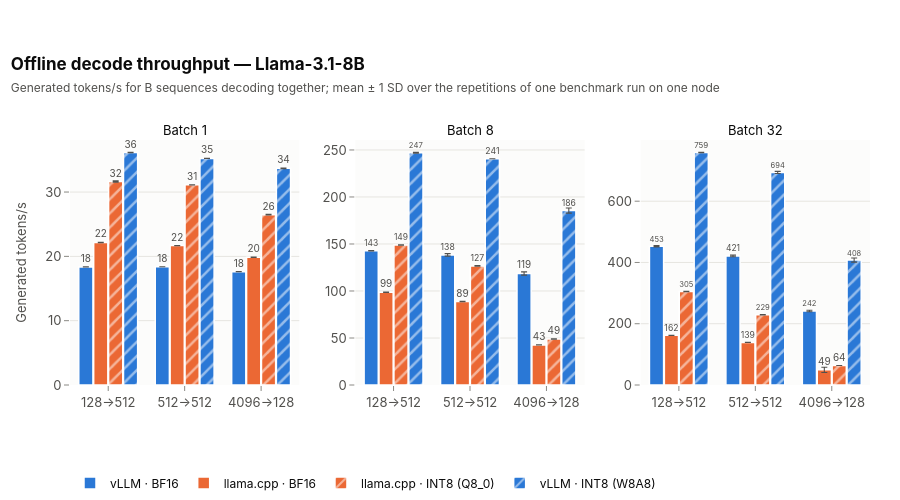

The code cell stored with this chart in its notebook:
### Markdown cell above
**Interpretation.** vLLM prefills several times faster than llama.cpp at BF16 at every batch size, and neither
engine's prefill rate grows much with batch because prefill is already a large GEMM. This is consistent with
vLLM executing its BF16 GEMMs (and attention) on AMX tiles while llama.cpp's BF16 path has no AMX kernel and runs
on AVX-512-BF16. llama.cpp INT8 recovers part of the gap because its Q8_0 GEMMs with ≥ 2 rows do use AMX-INT8.
In the INT8 pair, where both engines have an AMX-INT8 GEMM path, vLLM still prefills several times faster, so the
gap is not only llama.cpp's missing BF16 AMX kernel. It is not evidence of equal AMX use either: llama.cpp's Q8_0
kernels reach a much smaller share of the AMX INT8 GEMM roof than vLLM's (notebook 08, section 3; notebook 10),
so kernel and AMX efficiency still differ between the engines. vLLM's own prefill rises by about the factor between AMX-INT8 and AMX-BF16 tile
throughput (an INT8 tile instruction performs twice the multiply-accumulates of a BF16 one).

## 2. Token generation (decode)

### Code cell
fig = plots.grouped_bars(primary[primary["test"] == "decode"], x="workload_shape", y="tok_s_mean", error="tok_s_std",
                         facet="batch", facet_labels={1: "Batch 1", 8: "Batch 8", 32: "Batch 32"},
                         title=f"Offline decode throughput — {registry.model_label(MODEL)}",
                         subtitle="Generated tokens/s for B sequences decoding together; mean ± 1 SD over the repetitions of one benchmark run on one node",
                         y_title="Generated tokens/s")
fig.show()
export_figure(fig, "offline_decode_throughput", source=NOTEBOOK,
              caption="Offline decode tokens/s at batch 1, 8 and 32 for each engine (engine tools, scopes differ). Error bars: ±1 SD over the repetitions of one run on one node.")

### Figure 1 — Plotly figure (JSON) as saved in the notebook; plotly's stock layout.template omitted (floating-point values rounded to 4 significant figures)
{"data": [{"cliponaxis": false, "error_y": {"array": [0.004596, 0.006608, 0.015], "color": "#52514e", "thickness": 1.1, "type": "data", "width": 3}, "hovertemplate": "<b>vLLM · BF16</b><br>%{x}<br>Batch 1: %{y:.4g}<extra></extra>", "legendgroup": "vllm_bf16", "marker": {"color": "#2a78d6", "line": {"color": "#ffffff", "width": 1.5}, "pattern": {"fgcolor": "#ffffff", "shape": "", "solidity": 0.25}}, "name": "vLLM · BF16", "showlegend": true, "text": ["18", "18", "18"], "textfont": {"color": "#52514e", "size": 10}, "textposition": "outside", "type": "bar", "x": ["128→512", "512→512", "4096→128"], "xaxis": "x", "y": [18.36, 18.39, 17.62], "yaxis": "y"}, {"cliponaxis": false, "error_y": {"array": [0.04461, 0.004635, 0.0278], "color": "#52514e", "thickness": 1.1, "type": "data", "width": 3}, "hovertemplate": "<b>llama.cpp · BF16</b><br>%{x}<br>Batch 1: %{y:.4g}<extra></extra>", "legendgroup": "llama_cpp_bf16", "marker": {"color": "#eb6834", "line": {"color": "#ffffff", "width": 1.5}, "pattern": {"fgcolor": "#ffffff", "shape": "", "solidity": 0.25}}, "name": "llama.cpp · BF16", "showlegend": true, "text": ["22", "22", "20"], "textfont": {"color": "#52514e", "size": 10}, "textposition": "outside", "type": "bar", "x": ["128→512", "512→512", "4096→128"], "xaxis": "x", "y": [22.16, 21.67, 19.85], "yaxis": "y"}, {"cliponaxis": false, "error_y": {"array": [0.09545, 0.00975, 0.05224], "color": "#52514e", "thickness": 1.1, "type": "data", "width": 3}, "hovertemplate": "<b>llama.cpp · INT8 (Q8_0)</b><br>%{x}<br>Batch 1: %{y:.4g}<extra></extra>", "legendgroup": "llama_cpp_int8", "marker": {"color": "#eb6834", "line": {"color": "#ffffff", "width": 1.5}, "pattern": {"fgcolor": "#ffffff", "shape": "/", "solidity": 0.25}}, "name": "llama.cpp · INT8 (Q8_0)", "showlegend": true, "text": ["32", "31", "26"], "textfont": {"color": "#52514e", "size": 10}, "textposition": "outside", "type": "bar", "x": ["128→512", "512→512", "4096→128"], "xaxis": "x", "y": [31.64, 31.12, 26.48], "yaxis": "y"}, {"cliponaxis": false, "error_y": {"array": [0.04185, 0.02065, 0.04555], "color": "#52514e", "thickness": 1.1, "type": "data", "width": 3}, "hovertemplate": "<b>vLLM · INT8 (W8A8)</b><br>%{x}<br>Batch 1: %{y:.4g}<extra></extra>", "legendgroup": "vllm_int8", "marker": {"color": "#2a78d6", "line": {"color": "#ffffff", "width": 1.5}, "pattern": {"fgcolor": "#ffffff", "shape": "/", "solidity": 0.25}}, "name": "vLLM · INT8 (W8A8)", "showlegend": true, "text": ["36", "35", "34"], "textfont": {"color": "#52514e", "size": 10}, "textposition": "outside", "type": "bar", "x": ["128→512", "512→512", "4096→128"], "xaxis": "x", "y": [36.14, 35.22, 33.68], "yaxis": "y"}, {"cliponaxis": false, "error_y": {"array": [0.248, 1.352, 1.733], "color": "#52514e", "thickness": 1.1, "type": "data", "width": 3}, "hovertemplate": "<b>vLLM · BF16</b><br>%{x}<br>Batch 8: %{y:.4g}<extra></extra>", "legendgroup": "vllm_bf16", "marker": {"color": "#2a78d6", "line": {"color": "#ffffff", "width": 1.5}, "pattern": {"fgcolor": "#ffffff", "shape": "", "solidity": 0.25}}, "name": "vLLM · BF16", "showlegend": false, "text": ["143", "138", "119"], "textfont": {"color": "#52514e", "size": 10}, "textposition": "outside", "type": "bar", "x": ["128→512", "512→512", "4096→128"], "xaxis": "x2", "y": [142.7, 138.4, 118.6], "yaxis": "y2"}, {"cliponaxis": false, "error_y": {"array": [0.2385, 0.2306, 0.2059], "color": "#52514e", "thickness": 1.1, "type": "data", "width": 3}, "hovertemplate": "<b>llama.cpp · BF16</b><br>%{x}<br>Batch 8: %{y:.4g}<extra></extra>", "legendgroup": "llama_cpp_bf16", "marker": {"color": "#eb6834", "line": {"color": "#ffffff", "width": 1.5}, "pattern": {"fgcolor": "#ffffff", "shape": "", "solidity": 0.25}}, "name": "llama.cpp · BF16", "showlegend": false, "text": ["99", "89", "43"], "textfont": {"color": "#52514e", "size": 10}, "textposition": "outside", "type": "bar", "x": ["128→512", "512→512", "4096→128"], "xaxis": "x2", "y": [98.76, 88.73, 42.68], "yaxis": "y2"}, {"cliponaxis": false, "error_y": {"array": [0.2038, 0.221, 0.1429], "color": "#52514e", "thickness": 1.1, "type": "data", "width": 3}, "hovertemplate": "<b>llama.cpp · INT8 (Q8_0)</b><br>%{x}<br>Batch 8: %{y:.4g}<extra></extra>", "legendgroup": "llama_cpp_int8", "marker": {"color": "#eb6834", "line": {"color": "#ffffff", "width": 1.5}, "pattern": {"fgcolor": "#ffffff", "shape": "/", "solidity": 0.25}}, "name": "llama.cpp · INT8 (Q8_0)", "showlegend": false, "text": ["149", "127", "49"], "textfont": {"color": "#52514e", "size": 10}, "textposition": "outside", "type": "bar", "x": ["128→512", "512→512", "4096→128"], "xaxis": "x2", "y": [148.9, 126.7, 48.98], "yaxis": "y2"}, {"cliponaxis": false, "error_y": {"array": [0.4939, 0.02901, 2.71], "color": "#52514e", "thickness": 1.1, "type": "data", "width": 3}, "hovertemplate": "<b>vLLM · INT8 (W8A8)</b><br>%{x}<br>Batch 8: %{y:.4g}<extra></extra>", "legendgroup": "vllm_int8", "marker": {"color": "#2a78d6", "line": {"color": "#ffffff", "width": 1.5}, "pattern": {"fgcolor": "#ffffff", "shape": "/", "solidity": 0.25}}, "name": "vLLM · INT8 (W8A8)", "showlegend": false, "text": ["247", "241", "186"], "textfont": {"color": "#52514e", "size": 10}, "textposition": "outside", "type": "bar", "x": ["128→512", "512→512", "4096→128"], "xaxis": "x2", "y": [247.1, 240.6, 185.5], "yaxis": "y2"}, {"cliponaxis": false, "error_y": {"array": [2.104, 2.775, 2.241], "color": "#52514e", "thickness": 1.1, "type": "data", "width": 3}, "hovertemplate": "<b>vLLM · BF16</b><br>%{x}<br>Batch 32: %{y:.4g}<extra></extra>", "legendgroup": "vllm_bf16", "marker": {"color": "#2a78d6", "line": {"color": "#ffffff", "width": 1.5}, "pattern": {"fgcolor": "#ffffff", "shape": "", "solidity": 0.25}}, "name": "vLLM · BF16", "showlegend": false, "text": ["453", "421", "242"], "textfont": {"color": "#52514e", "size": 10}, "textposition": "outside", "type": "bar", "x": ["128→512", "512→512", "4096→128"], "xaxis": "x3", "y": [452.8, 421.3, 241.6], "yaxis": "y3"}, {"cliponaxis": false, "error_y": {"array": [0.1157, 0.2011, 8.516], "color": "#52514e", "thickness": 1.1, "type": "data", "width": 3}, "hovertemplate": "<b>llama.cpp · BF16</b><br>%{x}<br>Batch 32: %{y:.4g}<extra></extra>", "legendgroup": "llama_cpp_bf16", "marker": {"color": "#eb6834", "line": {"color": "#ffffff", "width": 1.5}, "pattern": {"fgcolor": "#ffffff", "shape": "", "solidity": 0.25}}, "name": "llama.cpp · BF16", "showlegend": false, "text": ["162", "139", "49"], "textfont": {"color": "#52514e", "size": 10}, "textposition": "outside", "type": "bar", "x": ["128→512", "512→512", "4096→128"], "xaxis": "x3", "y": [162.1, 139.0, 49.48], "yaxis": "y3"}, {"cliponaxis": false, "error_y": {"array": [0.9857, 0.5081, 0.07392], "color": "#52514e", "thickness": 1.1, "type": "data", "width": 3}, "hovertemplate": "<b>llama.cpp · INT8 (Q8_0)</b><br>%{x}<br>Batch 32: %{y:.4g}<extra></extra>", "legendgroup": "llama_cpp_int8", "marker": {"color": "#eb6834", "line": {"color": "#ffffff", "width": 1.5}, "pattern": {"fgcolor": "#ffffff", "shape": "/", "solidity": 0.25}}, "name": "llama.cpp · INT8 (Q8_0)", "showlegend": false, "text": ["305", "229", "64"], "textfont": {"color": "#52514e", "size": 10}, "textposition": "outside", "type": "bar", "x": ["128→512", "512→512", "4096→128"], "xaxis": "x3", "y": [305.2, 229.1, 63.58], "yaxis": "y3"}, {"cliponaxis": false, "error_y": {"array": [0.7696, 3.474, 6.731], "color": "#52514e", "thickness": 1.1, "type": "data", "width": 3}, "hovertemplate": "<b>vLLM · INT8 (W8A8)</b><br>%{x}<br>Batch 32: %{y:.4g}<extra></extra>", "legendgroup": "vllm_int8", "marker": {"color": "#2a78d6", "line": {"color": "#ffffff", "width": 1.5}, "pattern": {"fgcolor": "#ffffff", "shape": "/", "solidity": 0.25}}, "name": "vLLM · INT8 (W8A8)", "showlegend": false, "text": ["759", "694", "408"], "textfont": {"color": "#52514e", "size": 10}, "textposition": "outside", "type": "bar", "x": ["128→512", "512→512", "4096→128"], "xaxis": "x3", "y": [759.0, 693.8, 407.9], "yaxis": "y3"}], "layout": {"annotations": [{"font": {"color": "#0b0b0b", "size": 13}, "showarrow": false, "text": "Batch 1", "x": 0.1433, "xanchor": "center", "xref": "paper", "y": 1.0, "yanchor": "bottom", "yref": "paper"}, {"font": {"color": "#0b0b0b", "size": 13}, "showarrow": false, "text": "Batch 8", "x": 0.5, "xanchor": "center", "xref": "paper", "y": 1.0, "yanchor": "bottom", "yref": "paper"}, {"font": {"color": "#0b0b0b", "size": 13}, "showarrow": false, "text": "Batch 32", "x": 0.8567, "xanchor": "center", "xref": "paper", "y": 1.0, "yanchor": "bottom", "yref": "paper"}], "bargap": 0.22, "bargroupgap": 0.05, "barmode": "group", "height": 500, "title": {"text": "<b>Offline decode throughput — Llama-3.1-8B</b><br><span style='font-size:12px;color:#52514e'>Generated tokens/s for B sequences decoding together; mean ± 1 SD over the repetitions of one benchmark run on one node</span>"}, "xaxis": {"anchor": "y", "domain": [0.0, 0.2867]}, "xaxis2": {"anchor": "y2", "domain": [0.3567, 0.6433]}, "xaxis3": {"anchor": "y3", "domain": [0.7133, 1.0]}, "yaxis": {"anchor": "x", "domain": [0.0, 1.0], "rangemode": "tozero", "title": {"text": "Generated tokens/s"}, "type": "linear"}, "yaxis2": {"anchor": "x2", "domain": [0.0, 1.0], "rangemode": "tozero", "type": "linear"}, "yaxis3": {"anchor": "x3", "domain": [0.0, 1.0], "rangemode": "tozero", "type": "linear"}}}
